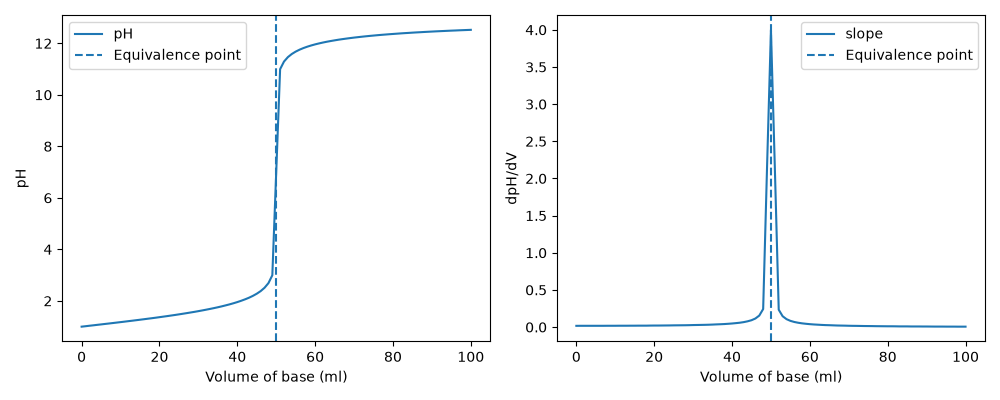

Here is the Python script that generated this plot:
import numpy as np
import matplotlib.pyplot as plt

data = np.loadtxt("titration.csv", delimiter=",", skiprows=1)
V = data[:, 0]
pH = data[:, 1]

slope = np.gradient(pH, V)
index = np.argmax(slope)
V_eq = V[index]
print("Equivalence point =", V_eq, "ml")

fig, ax = plt.subplots(1, 2, figsize=(10, 4))
ax[0].plot(V, pH, label="pH")
ax[0].axvline(V_eq, linestyle="--", label="Equivalence point")
ax[0].set_xlabel("Volume of base (ml)")
ax[0].set_ylabel("pH")
ax[0].legend()

ax[1].plot(V, slope, label="slope")
ax[1].axvline(V_eq, linestyle="--", label="Equivalence point")
ax[1].set_xlabel("Volume of base (ml)")
ax[1].set_ylabel("dpH/dV")
ax[1].legend()

plt.tight_layout()
plt.savefig("titration.png")
